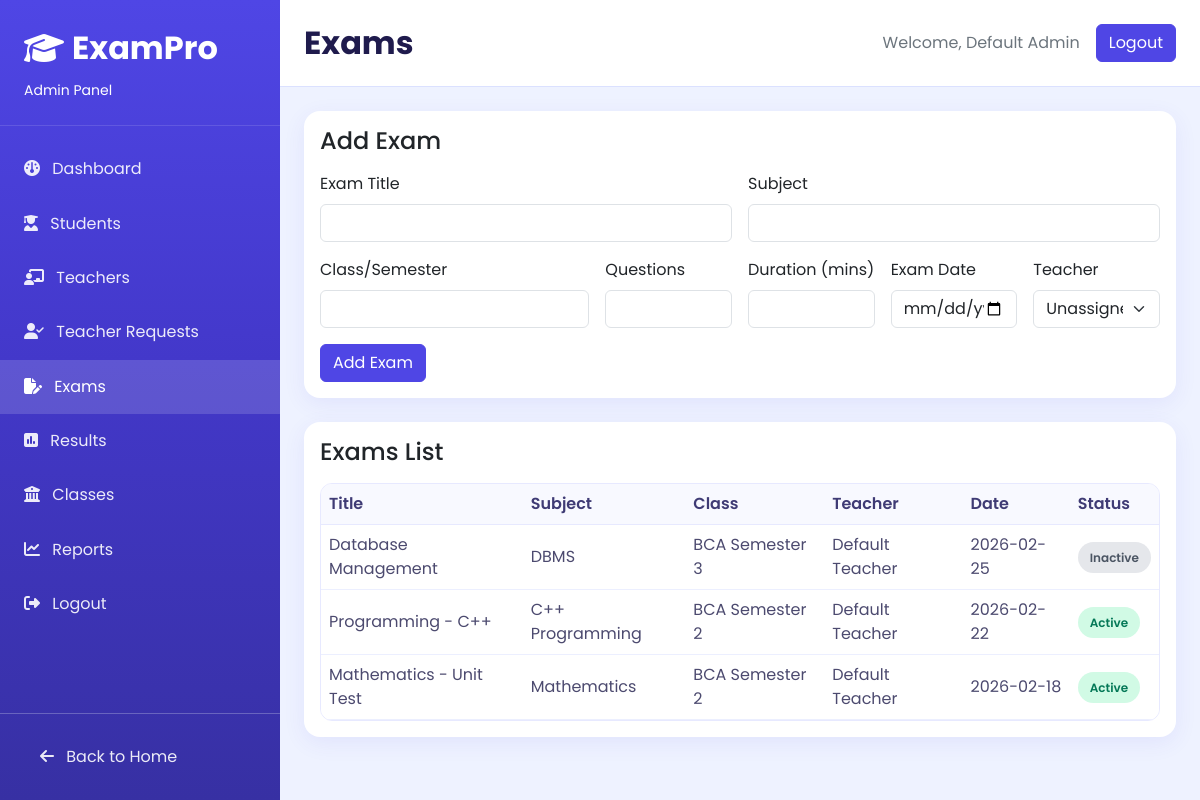
The app's page /pages/admin/exams.php (signed in), older data.
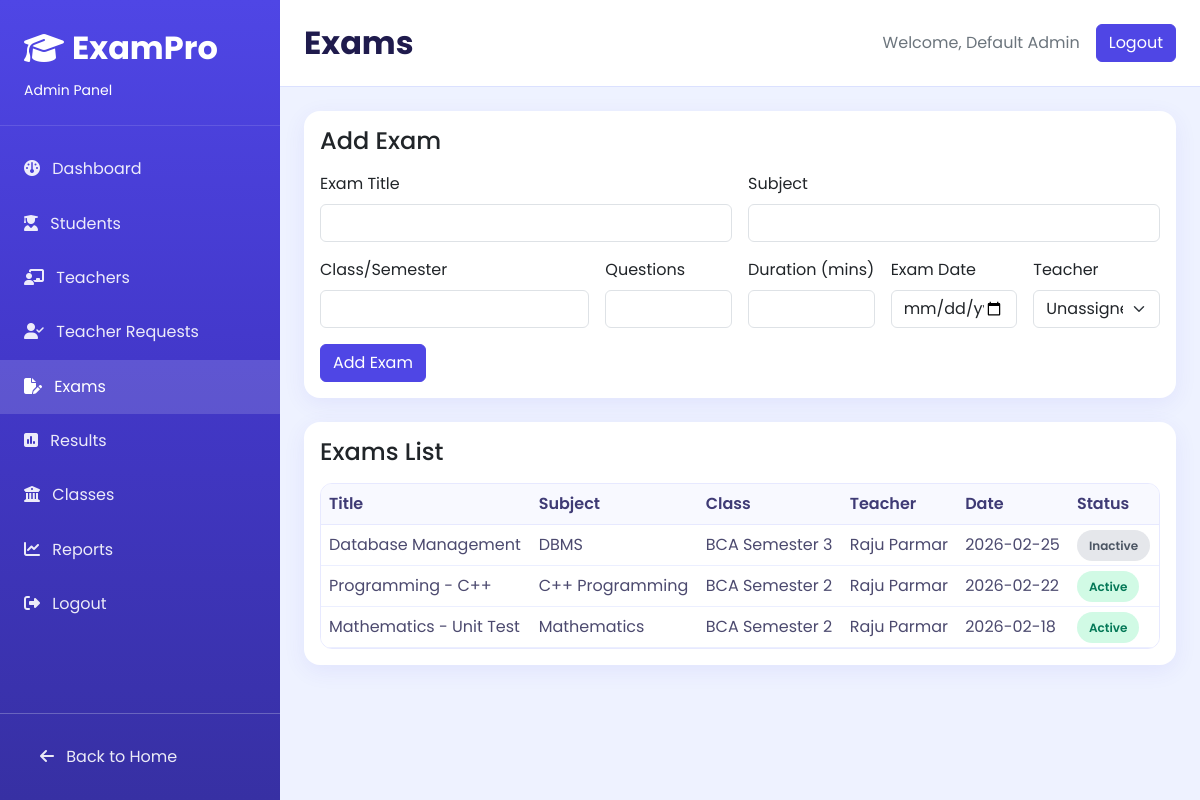
The same page, newer data.
### tables this page shows
CREATE TABLE IF NOT EXISTS exams (
    id INT AUTO_INCREMENT PRIMARY KEY,
    teacher_id INT NULL,
    title VARCHAR(200) NOT NULL,
    subject VARCHAR(100) NOT NULL,
    semester VARCHAR(50) DEFAULT 'Semester 2',
    total_questions INT NOT NULL,
    duration_minutes INT NOT NULL,
    status ENUM('scheduled', 'active', 'completed') DEFAULT 'scheduled',
    is_active TINYINT(1) NOT NULL DEFAULT 1,
    exam_date DATE NOT NULL,
    created_at TIMESTAMP DEFAULT CURRENT_TIMESTAMP,
    FOREIGN KEY (teacher_id) REFERENCES teachers(id) ON DELETE SET NULL
);

CREATE TABLE IF NOT EXISTS teachers (
    id INT AUTO_INCREMENT PRIMARY KEY,
    registration_id VARCHAR(30) NULL UNIQUE,
    name VARCHAR(100) NOT NULL,
    first_name VARCHAR(80) DEFAULT NULL,
    last_name VARCHAR(80) DEFAULT NULL,
    email VARCHAR(120) NOT NULL UNIQUE,
    phone VARCHAR(20) DEFAULT NULL,
    password VARCHAR(255) NOT NULL,
    dob DATE DEFAULT NULL,
    gender VARCHAR(20) DEFAULT NULL,
    qualification VARCHAR(120) DEFAULT NULL,
    bed_status VARCHAR(20) DEFAULT NULL,
    university VARCHAR(150) DEFAULT NULL,
    passing_year SMALLINT DEFAULT NULL,
    experience_years DECIMAL(4,1) DEFAULT NULL,
    subjects VARCHAR(255) DEFAULT NULL,
    photo_path VARCHAR(255) DEFAULT NULL,
    signature_path VARCHAR(255) DEFAULT NULL,
    certificate_path VARCHAR(255) DEFAULT NULL,
    id_proof_path VARCHAR(255) DEFAULT NULL,
    status ENUM('pending','approved','rejected') NOT NULL DEFAULT 'approved',
    registration_step TINYINT UNSIGNED NOT NULL DEFAULT 0,
    rejection_reason TEXT DEFAULT NULL,
    approval_date DATETIME DEFAULT NULL,
    submitted_at DATETIME DEFAULT NULL,
    created_at TIMESTAMP DEFAULT CURRENT_TIMESTAMP,
    updated_at TIMESTAMP NULL DEFAULT CURRENT_TIMESTAMP ON UPDATE CURRENT_TIMESTAMP
);

### pages/admin/exams.php (the view, shortened to what this page needs)
<?php
require_once __DIR__ . '/includes/auth.php';
require_once __DIR__ . '/includes/layout.php';
$listStmt = $conn->prepare('SELECT e.id, e.title, e.subject, e.semester, e.total_questions, e.duration_minutes, e.exam_date, e.is_active, t.name AS teacher_name FROM exams e LEFT JOIN teachers t ON t.id = e.teacher_id ORDER BY e.id DESC LIMIT ?');
$limit = 20;
$listStmt->bind_param('i', $limit);
$listStmt->execute();
$exams = $listStmt->get_result()->fetch_all(MYSQLI_ASSOC);
?>
<div class="card content-card mb-4">
    <div class="card-body">
        <h2 class="h4 mb-3">Add Exam</h2>
        <form method="post" class="row g-3">
            <div class="col-md-6">
                <label class="form-label">Exam Title</label>
                <input type="text" name="title" class="form-control" required>
            </div>
            <div class="col-md-6">
                <label class="form-label">Subject</label>
                <input type="text" name="subject" class="form-control" required>
            </div>
            <div class="col-md-4">
                <label class="form-label">Class/Semester</label>
                <input type="text" name="semester" class="form-control" required>
            </div>
            <div class="col-md-2">
                <label class="form-label">Questions</label>
                <input type="number" name="total_questions" class="form-control" min="1" required>
            </div>
            <div class="col-md-2">
                <label class="form-label">Duration (mins)</label>
                <input type="number" name="duration_minutes" class="form-control" min="1" required>
            </div>
            <div class="col-md-2">
                <label class="form-label">Exam Date</label>
                <input type="date" name="exam_date" class="form-control" required>
            </div>
            <div class="col-md-2">
                <label class="form-label">Teacher</label>
                <select name="teacher_id" class="form-select">
                    <option value="">Unassigned</option>
                </select>
            </div>
            <div class="col-12">
                <button type="submit" class="btn btn-indigo">Add Exam</button>
            </div>
        </form>
    </div>
</div>
<div class="card content-card">
    <div class="card-body">
        <h2 class="h4 mb-3">Exams List</h2>
        <div class="table-responsive table-shell">
            <table class="table align-middle mb-0">
                <thead>
                <tr>
                    <th>Title</th>
                    <th>Subject</th>
                    <th>Class</th>
                    <th>Teacher</th>
                    <th>Date</th>
                    <th>Status</th>
                </tr>
                </thead>
                <tbody>
                <?php if (empty($exams)): ?>
                    <tr><td colspan="6" class="text-center text-secondary">No exams found.</td></tr>
                <?php else: ?>
                    <?php foreach ($exams as $exam): ?>
                        <tr>
                            <td><?= htmlspecialchars((string) $exam['title']) ?></td>
                            <td><?= htmlspecialchars((string) $exam['subject']) ?></td>
                            <td><?= htmlspecialchars((string) $exam['semester']) ?></td>
                            <td><?= htmlspecialchars((string) ($exam['teacher_name'] ?? 'Unassigned')) ?></td>
                            <td><?= htmlspecialchars((string) $exam['exam_date']) ?></td>
                            <td>
                                <?php $isActive = (int) ($exam['is_active'] ?? 0) === 1; ?>
                                <span class="badge-status <?= $isActive ? 'badge-active' : 'badge-inactive' ?>">
                                    <?= $isActive ? 'Active' : 'Inactive' ?>
                                </span>
                            </td>
                        </tr>
                    <?php endforeach; ?>
                <?php endif; ?>
                </tbody>
            </table>
        </div>
    </div>
</div>

Row changes from the older to the newer data that the page shows:
changed through a linked row, exams "Database Management": teacher.name "Default Teacher" → "Raju Parmar"
changed through a linked row, exams "Programming - C++": teacher.name "Default Teacher" → "Raju Parmar"
changed through a linked row, exams "Mathematics - Unit Test": teacher.name "Default Teacher" → "Raju Parmar"
